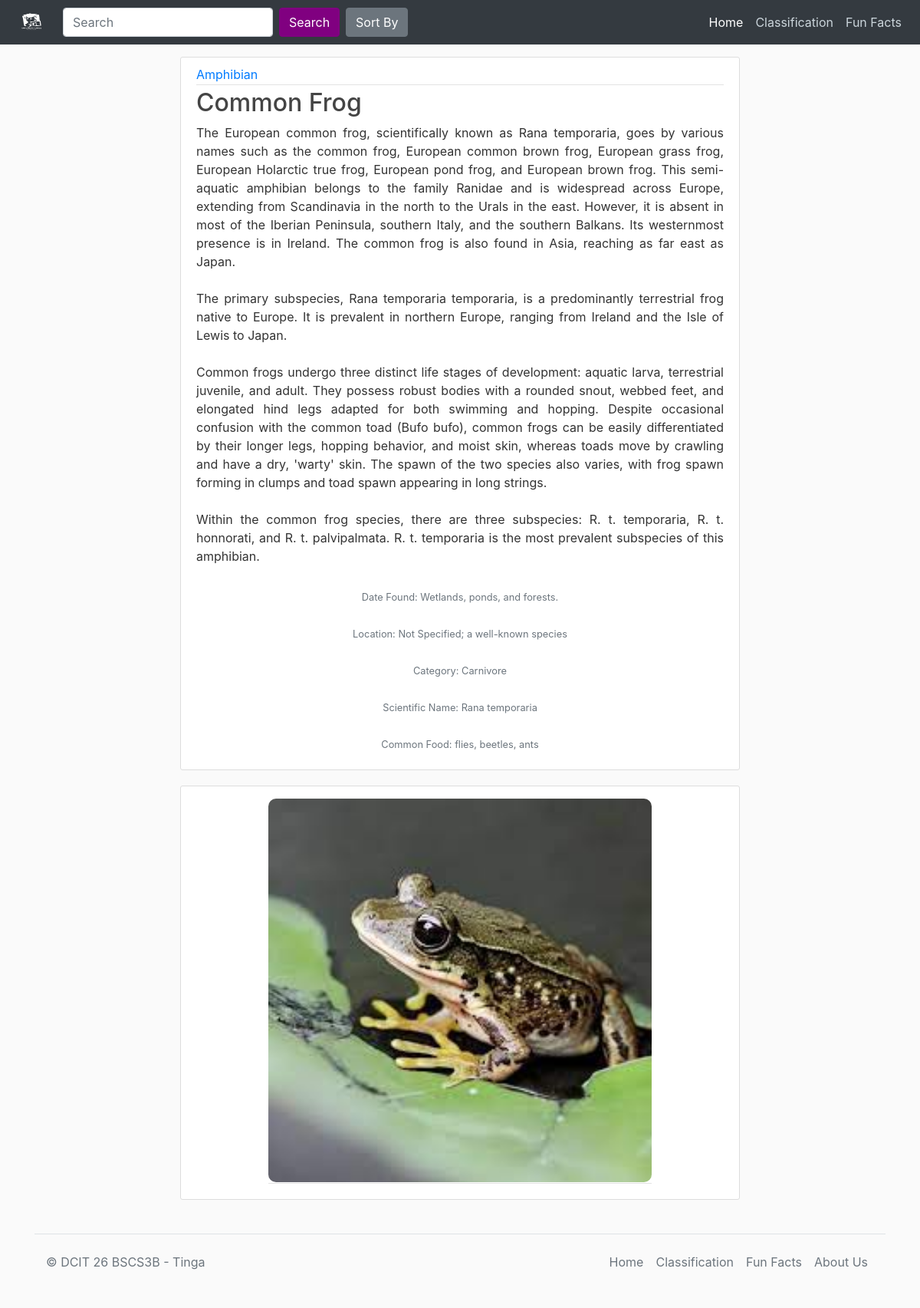
Page /Animal/Common Frog/ on the committed database.
### blog/models.py (models this page shows, shortened)
class Post(models.Model):
	an_type = models.CharField(max_length=100)
	animal_cat = models.CharField(max_length=50)
	animal = models.CharField(max_length=100)
	definition = models.TextField()
	location_discovered = models.CharField(max_length=100)
	location = models.CharField(max_length=100)
	more_info = models.TextField(null=True, blank=True)
	image_name = models.CharField(max_length=50)
	image = models.ImageField(upload_to="img/%y", height_field=None, width_field=None, max_length=None)
	sci_name = models.CharField(max_length=255)
	fav_food = models.CharField(max_length=255)

### blog/views.py (the view)
# urls.py: path('Animal/<str:animal_name>/', views.clicked_info, name='blog-info'),
def clicked_info(request, animal_name):
    post = get_object_or_404(Post, animal=animal_name)
    return render(request, 'blog/clicked_info.html', {'post': post})

### blog/templates/blog/clicked_info.html (shortened to what this page needs)
{% extends 'blog/base.html' %}
{% load static %}
{% block content %}
<div>
  <article class="media content-section mt-2">
    <div class="media-body">
      <div class="article-metadata">
        <a class="mr-2" href="{% url 'blog:blog-animals2' post.an_type %}">{{ post.an_type }}</a>
      </div>
      <h2><a class="article-title" href="{% url 'blog:blog-info' post.animal %}">{{ post.animal }}</a></h2>
      <p class="article-content text-justify">{{ post.more_info}}</p>
      <ul class="list-group list-group-flush text-center">
        <li class="list-group-item"><small class="text-muted">Date Found: {{ post.location_discovered }}</small></li>
        <li class="list-group-item"><small class="text-muted">Location: {{ post.location }}</small></li>
        <li class="list-group-item"><small class="text-muted">Category: {{ post.animal_cat }}</small></li>
        <li class="list-group-item"><small class="text-muted">Scientific Name: {{ post.sci_name }}</small></li>
        <li class="list-group-item"><small class="text-muted">Common Food: {{ post.fav_food }}</small></li>
      </ul>
    </div>
  </article>
  <article class="media content-section pt-3 mt-2 text-center">
    <div class="media-body">
      <div class="article-metadata img-container ">
        <a href="#" data-toggle="modal" data-target="#imageModal">
          <img src="{{ post.image.url }}" class="img-fluid glow " width="500" height="500" alt="Image">
        </a>
      </div>
    </div>
  </article>
</div>
{% endblock %}

### blog/static/blog/style.css (style rules this page uses)
.img-container { position: relative; overflow: hidden; display: inline-block; }
.img-container img { border-radius: 10px; }
body { background: #fafafa; color: #333333; margin-top: 0; }
h1, h2, h3, h4, h5, h6 { color: #444444; }
ul { margin: 0; }
.content-section { background: #ffffff; padding: 10px 20px; border: 1px solid #dddddd; border-radius: 3px; margin-bottom: 20px; }
.article-title { color: #444444; }
.article-content { white-space: pre-line; }
.article-metadata { padding-bottom: 1px; margin-bottom: 4px; border-bottom: 1px solid #e3e3e3 }

### rows in the picture
Post: an_type "Amphibian", animal "Common Frog", more_info "The European common frog, scientifically known as Rana temporaria, goes by various names such as the common frog, European common brown frog, European grass frog, European Holarctic true frog, European pond frog, and European brown frog. This semi-aquatic amphibian belongs to the family Ranidae and is widespread across Europe, extending from Scandinavia in the north to the Urals in the east. However, it is absent in most of the Iberian Peninsula, southern Italy, and the southern Balkans. Its westernmost presence is in Ireland. The common frog is also found in Asia, reaching as far east as Japan. The primary subspecies, Rana temporaria temporaria, is a predominantly terrestrial frog native…", location_discovered "Wetlands, ponds, and forests.", location "Not Specified; a well-known species", animal_cat "Carnivore", sci_name "Rana temporaria", fav_food "flies, beetles, ants", image (picture)
